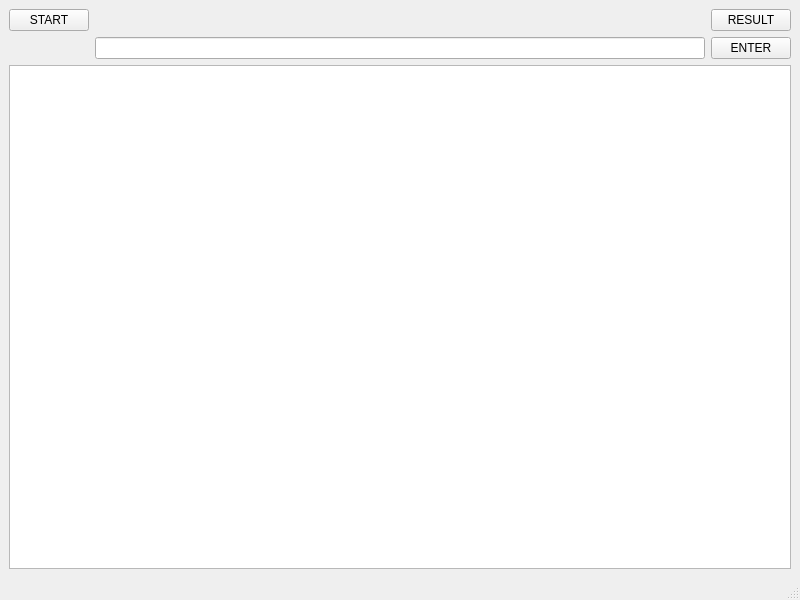
<?xml version="1.0" encoding="UTF-8"?>
<ui version="4.0">
 <class>MainWindow</class>
 <widget class="QMainWindow" name="MainWindow">
  <property name="geometry">
   <rect>
    <x>0</x>
    <y>0</y>
    <width>800</width>
    <height>600</height>
   </rect>
  </property>
  <property name="windowTitle">
   <string>MainWindow</string>
  </property>
  <widget class="QWidget" name="centralwidget">
   <layout class="QGridLayout" name="gridLayout_2">
    <item row="0" column="0">
     <layout class="QGridLayout" name="gridLayout">
      <item row="0" column="0">
       <widget class="QPushButton" name="newGameButton">
        <property name="text">
         <string>START</string>
        </property>
       </widget>
      </item>
      <item row="1" column="2">
       <widget class="QPushButton" name="enterButton">
        <property name="text">
         <string>ENTER</string>
        </property>
       </widget>
      </item>
      <item row="0" column="2">
       <widget class="QPushButton" name="recordsButton">
        <property name="text">
         <string>RESULT</string>
        </property>
       </widget>
      </item>
      <item row="0" column="1">
       <widget class="QLabel" name="gameInfoLabel">
        <property name="text">
         <string/>
        </property>
       </widget>
      </item>
      <item row="1" column="0">
       <widget class="QLabel" name="enterLabel">
        <property name="text">
         <string/>
        </property>
       </widget>
      </item>
      <item row="1" column="1">
       <widget class="QLineEdit" name="inputLineEdit"/>
      </item>
     </layout>
    </item>
    <item row="1" column="0">
     <widget class="QTableWidget" name="tableWidget"/>
    </item>
   </layout>
  </widget>
  <widget class="QMenuBar" name="menubar">
   <property name="geometry">
    <rect>
     <x>0</x>
     <y>0</y>
     <width>800</width>
     <height>26</height>
    </rect>
   </property>
  </widget>
  <widget class="QStatusBar" name="statusbar"/>
 </widget>
 <resources/>
 <connections/>
</ui>
